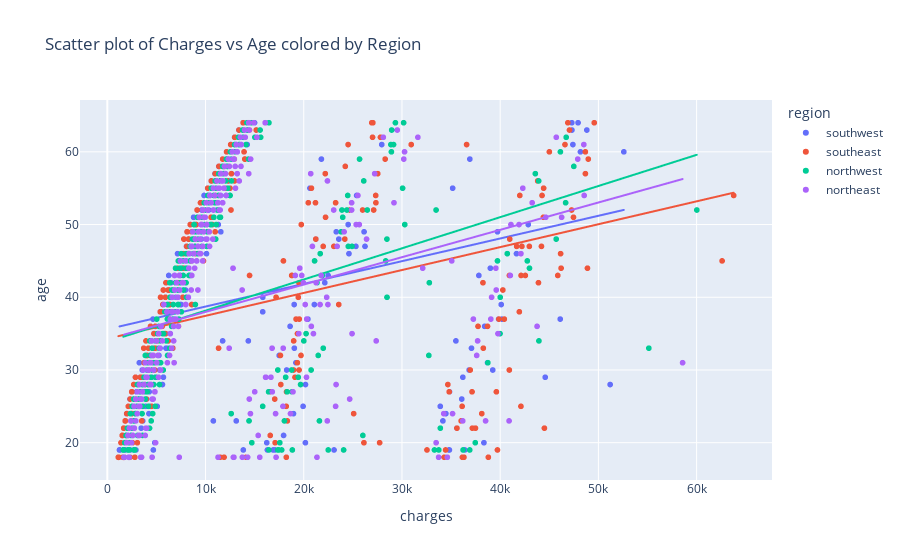

The cell this chart's notebook holds for it:
### Markdown cell above
There is no visual correspondence between the 3 apparent correlation clusters and sex.

### Code cell
correlation = insurance['age'].corr(insurance['charges'])
print(f"Correlation between age and charges: {correlation:.3f}")
px.scatter(insurance, x='charges', y='age', color='region', trendline='ols', hover_data=['bmi', 'sex', 'region'], title='Scatter plot of Charges vs Age colored by Region')

### Figure 1 — Plotly figure (JSON) as saved in the notebook; plotly's stock layout.template omitted (floating-point values rounded to 4 significant figures; data arrays with more than 128 entries replaced by an {"elided": "..."} marker saying what was removed)
{"data": [{"customdata": {"elided": "325x3 mixed values"}, "hovertemplate": "region=%{customdata[2]}<br>charges=%{x}<br>age=%{y}<br>bmi=%{customdata[0]}<br>sex=%{customdata[1]}<extra></extra>", "legendgroup": "southwest", "marker": {"color": "#636efa", "symbol": "circle"}, "mode": "markers", "name": "southwest", "showlegend": true, "type": "scattergl", "x": {"elided": "325 float values"}, "xaxis": "x", "y": {"elided": "325 int values"}, "yaxis": "y"}, {"hovertemplate": "<b>OLS trendline</b><br>age = 0.00031207 * charges + 35.6023<br>R<sup>2</sup>=0.066749<br><br>region=southwest<br>charges=%{x}<br>age=%{y} <b>(trend)</b><extra></extra>", "legendgroup": "southwest", "marker": {"color": "#636efa", "symbol": "circle"}, "mode": "lines", "name": "southwest", "showlegend": false, "type": "scattergl", "x": {"elided": "325 float values"}, "xaxis": "x", "y": {"elided": "325 float values"}, "yaxis": "y"}, {"customdata": {"elided": "364x3 mixed values"}, "hovertemplate": "region=%{customdata[2]}<br>charges=%{x}<br>age=%{y}<br>bmi=%{customdata[0]}<br>sex=%{customdata[1]}<extra></extra>", "legendgroup": "southeast", "marker": {"color": "#EF553B", "symbol": "circle"}, "mode": "markers", "name": "southeast", "showlegend": true, "type": "scattergl", "x": {"elided": "364 float values"}, "xaxis": "x", "y": {"elided": "364 int values"}, "yaxis": "y"}, {"hovertemplate": "<b>OLS trendline</b><br>age = 0.000314895 * charges + 34.2995<br>R<sup>2</sup>=0.096468<br><br>region=southeast<br>charges=%{x}<br>age=%{y} <b>(trend)</b><extra></extra>", "legendgroup": "southeast", "marker": {"color": "#EF553B", "symbol": "circle"}, "mode": "lines", "name": "southeast", "showlegend": false, "type": "scattergl", "x": {"elided": "364 float values"}, "xaxis": "x", "y": {"elided": "364 float values"}, "yaxis": "y"}, {"customdata": {"elided": "325x3 mixed values"}, "hovertemplate": "region=%{customdata[2]}<br>charges=%{x}<br>age=%{y}<br>bmi=%{customdata[0]}<br>sex=%{customdata[1]}<extra></extra>", "legendgroup": "northwest", "marker": {"color": "#00cc96", "symbol": "circle"}, "mode": "markers", "name": "northwest", "showlegend": true, "type": "scattergl", "x": {"elided": "325 float values"}, "xaxis": "x", "y": {"elided": "325 int values"}, "yaxis": "y"}, {"hovertemplate": "<b>OLS trendline</b><br>age = 0.000428511 * charges + 33.8759<br>R<sup>2</sup>=0.114010<br><br>region=northwest<br>charges=%{x}<br>age=%{y} <b>(trend)</b><extra></extra>", "legendgroup": "northwest", "marker": {"color": "#00cc96", "symbol": "circle"}, "mode": "lines", "name": "northwest", "showlegend": false, "type": "scattergl", "x": {"elided": "325 float values"}, "xaxis": "x", "y": {"elided": "325 float values"}, "yaxis": "y"}, {"customdata": {"elided": "324x3 mixed values"}, "hovertemplate": "region=%{customdata[2]}<br>charges=%{x}<br>age=%{y}<br>bmi=%{customdata[0]}<br>sex=%{customdata[1]}<extra></extra>", "legendgroup": "northeast", "marker": {"color": "#ab63fa", "symbol": "circle"}, "mode": "markers", "name": "northeast", "showlegend": true, "type": "scattergl", "x": {"elided": "324 float values"}, "xaxis": "x", "y": {"elided": "324 int values"}, "yaxis": "y"}, {"hovertemplate": "<b>OLS trendline</b><br>age = 0.000376169 * charges + 34.2255<br>R<sup>2</sup>=0.090572<br><br>region=northeast<br>charges=%{x}<br>age=%{y} <b>(trend)</b><extra></extra>", "legendgroup": "northeast", "marker": {"color": "#ab63fa", "symbol": "circle"}, "mode": "lines", "name": "northeast", "showlegend": false, "type": "scattergl", "x": {"elided": "324 float values"}, "xaxis": "x", "y": {"elided": "324 float values"}, "yaxis": "y"}], "layout": {"legend": {"title": {"text": "region"}, "tracegroupgap": 0}, "title": {"text": "Scatter plot of Charges vs Age colored by Region"}, "xaxis": {"anchor": "y", "domain": [0, 1], "title": {"text": "charges"}}, "yaxis": {"anchor": "x", "domain": [0, 1], "title": {"text": "age"}}}}
